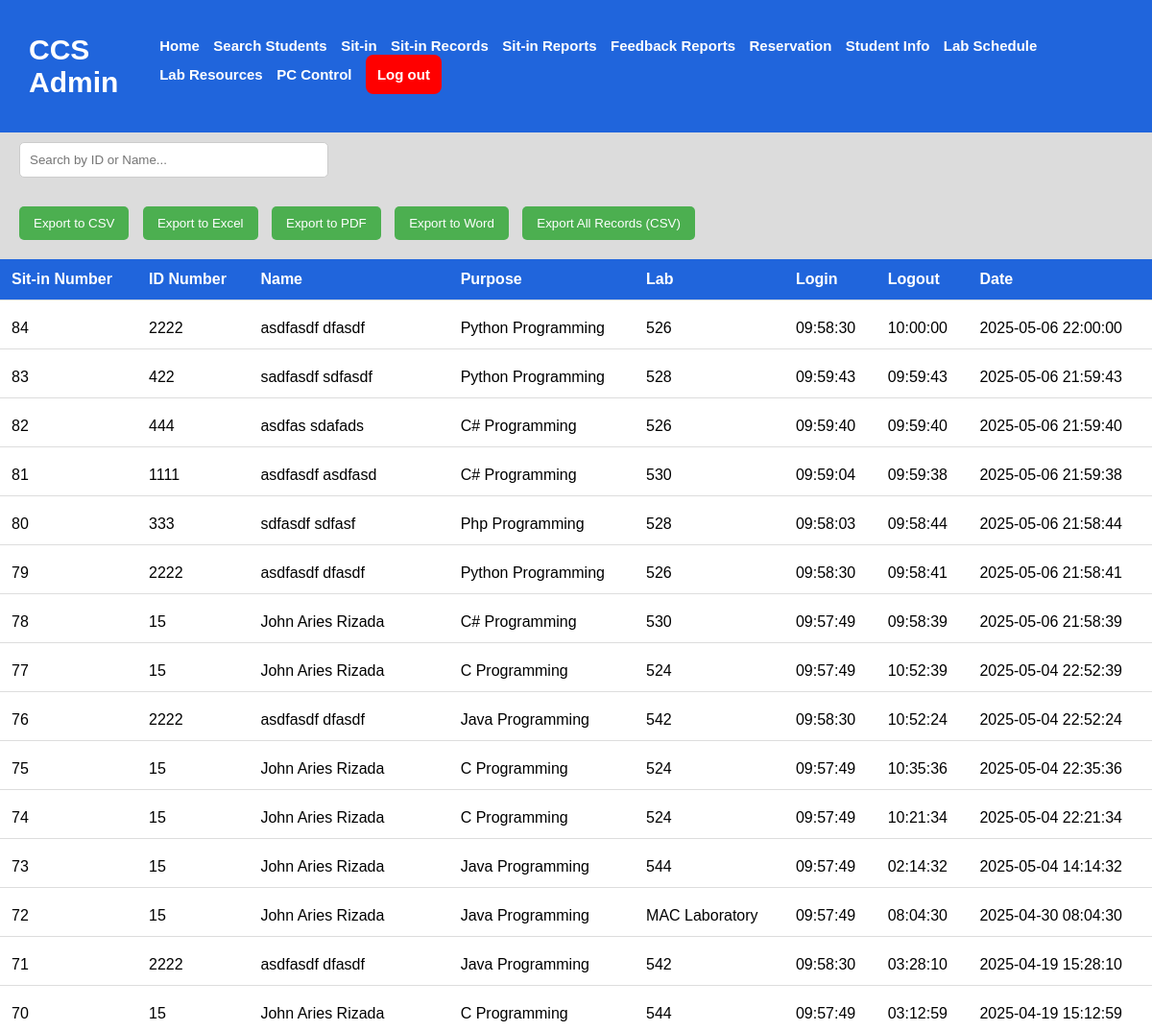
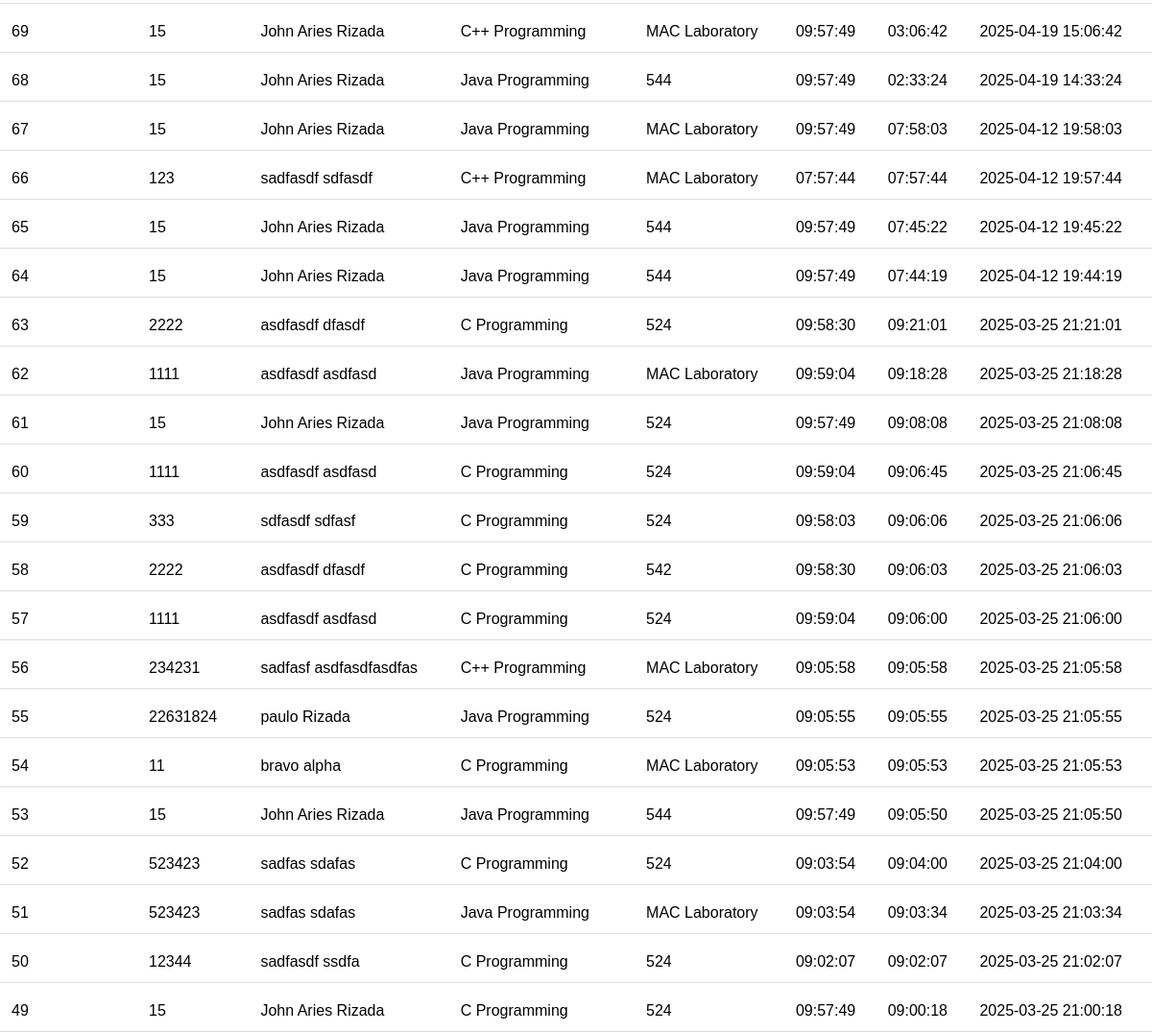
Page /view-sit-in-records.php on the earlier database version (2 pictures, top to bottom).
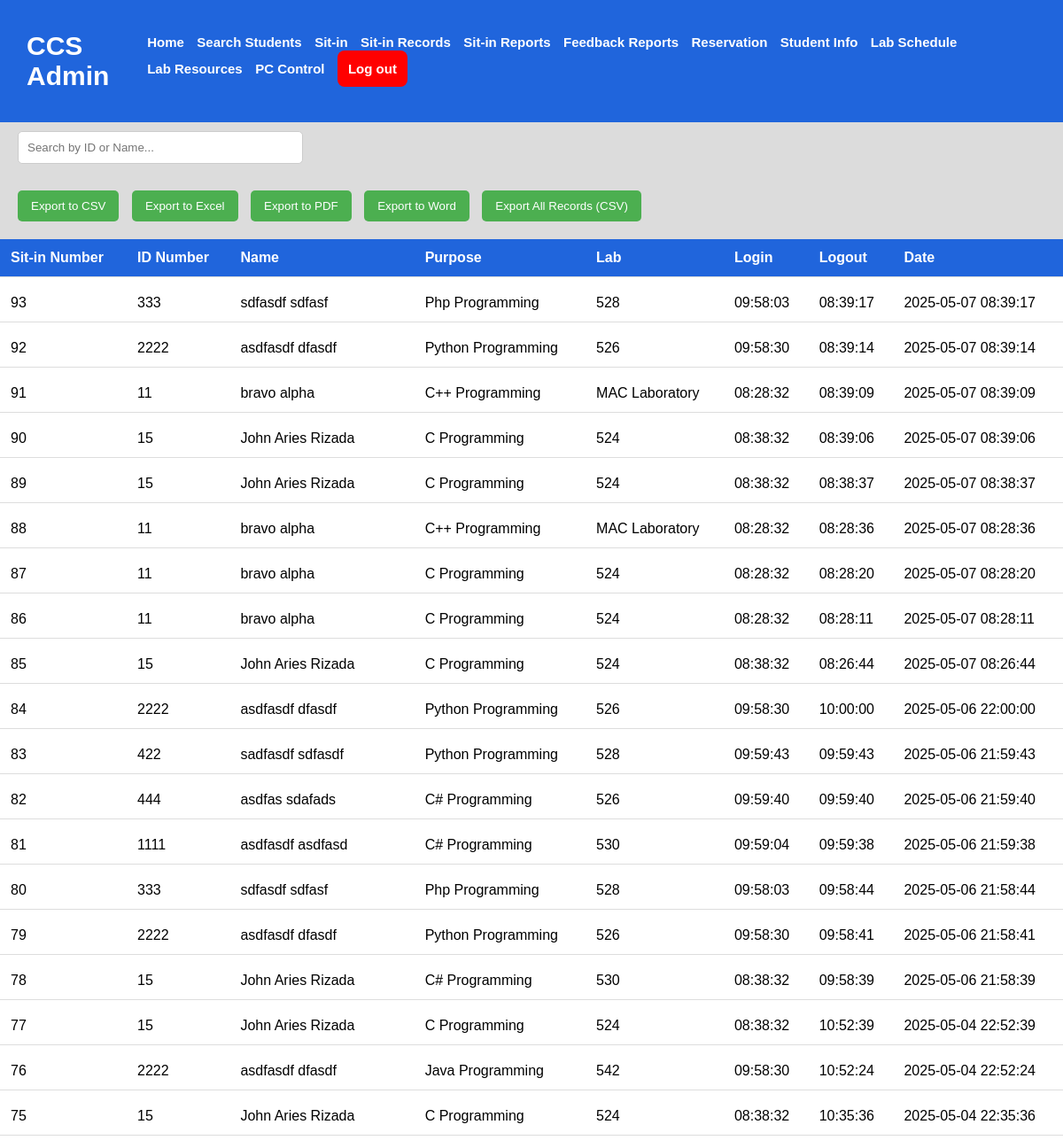
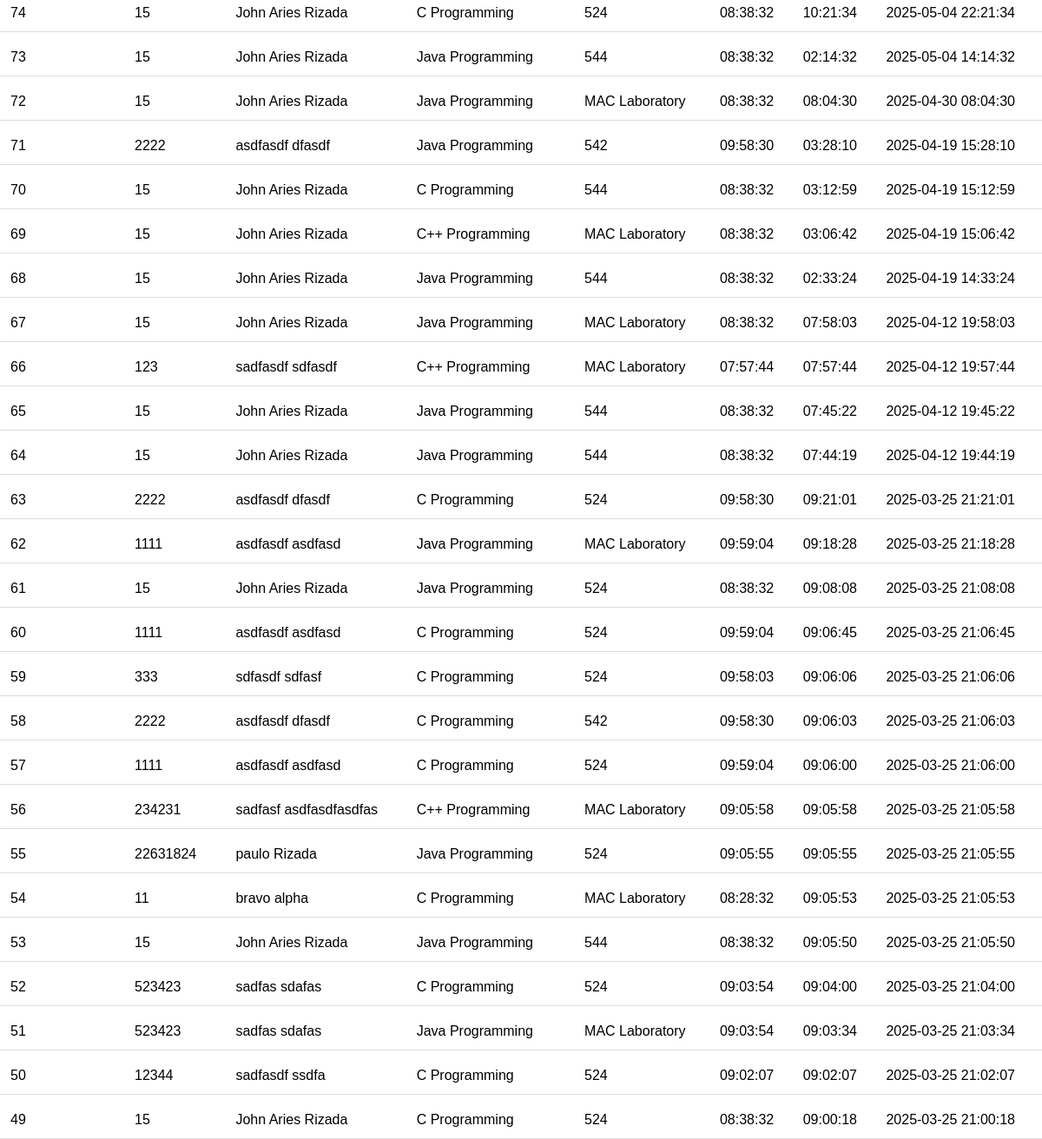
Same page on the later database version (2 pictures, top to bottom).
### tables this page shows
CREATE TABLE `sit_in_records` (
  `id` int(11) NOT NULL,
  `student_id` varchar(50) NOT NULL,
  `student_name` varchar(100) NOT NULL,
  `purpose` varchar(100) NOT NULL,
  `lab` varchar(50) NOT NULL,
  `login_time` time NOT NULL,
  `logout_time` time DEFAULT NULL,
  `date_removed` datetime DEFAULT current_timestamp()
);

### view-sit-in-records.php (the view, shortened to what this page needs)
<?php
    include('db.php');
    $query_records = "SELECT * FROM sit_in_records ORDER BY date_removed DESC";
    $result_records = mysqli_query($connection, $query_records);
    mysqli_data_seek($result_records, 0);
?>
<!DOCTYPE html>
<html lang="en">
<head>
    <link rel="stylesheet" href="assets/styles.css?v=<?php echo time(); ?>">
</head>
<body>
<nav>
    <h1>CCS Admin</h1>
    <div class="nav-links-admin" id="nav-links">
        <a href="admindashboard.php">Home</a>
        <a href="#" onclick="searchFunction()" id="search-btn">Search Students</a>
        <a href="current-sit-in.php">Sit-in</a>
        <a href="view-sit-in-records.php">Sit-in Records</a>
        <a href="sit-in-reports.php">Sit-in Reports</a>
        <a href="feedback-reports.php">Feedback Reports</a>
        <a href="view-reservations.php">Reservation</a>
        <a href="student_management.php">Student Info</a>
        <a href="lab_schedule.php">Lab Schedule</a>
        <a href="lab_resources.php">Lab Resources</a>
        <a href="admin_computer_control.php">PC Control</a>
        <a href="admin.php" class="logout-btn" id="logoutbtn">Log out</a>
    </div>
</nav>
<input type="text" id="searchInput" placeholder="Search by ID or Name...">
<div class="export-buttons">
    <button onclick="exportTableToCSV('sit_in_full_records.csv')">Export to CSV</button>
    <button onclick="exportTableToExcel('sit_in_full_records.xls')">Export to Excel</button>
    <button onclick="exportTableToPDF()">Export to PDF</button>
    <button onclick="exportToWord()">Export to Word</button>
    <button onclick="exportAllToCSV('sit_in_full_records.csv')">Export All Records (CSV)</button>
</div>
<table>
    <thead>
        <tr>
            <th>Sit-in Number</th>
            <th>ID Number</th>
            <th>Name</th>
            <th>Purpose</th>
            <th>Lab</th>
            <th>Login</th>
            <th>Logout</th>
            <th>Date</th>
        </tr>
    </thead>
    <tbody>
    <?php
        while ($row = mysqli_fetch_assoc($result_records)) {
            echo "<tr>
                    <td>{$row['id']}</td>
                    <td>{$row['student_id']}</td>
                    <td>{$row['student_name']}</td>
                    <td>{$row['purpose']}</td>
                    <td>{$row['lab']}</td>
                    <td>{$row['login_time']}</td>
                    <td>{$row['logout_time']}</td>
                    <td>{$row['date_removed']}</td>
                </tr>";
        }
    ?>
    </tbody>
</table>
</body>
</html>

Differences in the rows shown:
added sit_in_records: id "93", student "333", student_name "sdfasdf sdfasf", purpose "Php Programming", lab "528", login_time "09:58:03", logout_time "08:39:17", date_removed "2025-05-07 08:39:17"
added sit_in_records: id "92", student "2222", student_name "asdfasdf dfasdf", purpose "Python Programming", lab "526", login_time "09:58:30", logout_time "08:39:14", date_removed "2025-05-07 08:39:14"
added sit_in_records: id "91", student "11", student_name "bravo alpha", purpose "C++ Programming", lab "MAC Laboratory", login_time "08:28:32", logout_time "08:39:09", date_removed "2025-05-07 08:39:09"
added sit_in_records: id "90", student "15", student_name "John Aries Rizada", purpose "C Programming", lab "524", login_time "08:38:32", logout_time "08:39:06", date_removed "2025-05-07 08:39:06"
added sit_in_records: id "89", student "15", student_name "John Aries Rizada", purpose "C Programming", lab "524", login_time "08:38:32", logout_time "08:38:37", date_removed "2025-05-07 08:38:37"
added sit_in_records: id "88", student "11", student_name "bravo alpha", purpose "C++ Programming", lab "MAC Laboratory", login_time "08:28:32", logout_time "08:28:36", date_removed "2025-05-07 08:28:36"
added sit_in_records: id "87", student "11", student_name "bravo alpha", purpose "C Programming", lab "524", login_time "08:28:32", logout_time "08:28:20", date_removed "2025-05-07 08:28:20"
added sit_in_records: id "86", student "11", student_name "bravo alpha", purpose "C Programming", lab "524", login_time "08:28:32", logout_time "08:28:11", date_removed "2025-05-07 08:28:11"
added sit_in_records: id "85", student "15", student_name "John Aries Rizada", purpose "C Programming", lab "524", login_time "08:38:32", logout_time "08:26:44", date_removed "2025-05-07 08:26:44"
changed sit_in_records id 78: login_time "09:57:49" → "08:38:32"
changed sit_in_records id 77: login_time "09:57:49" → "08:38:32"
changed sit_in_records id 75: login_time "09:57:49" → "08:38:32"
changed sit_in_records id 74: login_time "09:57:49" → "08:38:32"
changed sit_in_records id 73: login_time "09:57:49" → "08:38:32"
changed sit_in_records id 72: login_time "09:57:49" → "08:38:32"
changed sit_in_records id 70: login_time "09:57:49" → "08:38:32"
changed sit_in_records id 69: login_time "09:57:49" → "08:38:32"
changed sit_in_records id 68: login_time "09:57:49" → "08:38:32"
changed sit_in_records id 67: login_time "09:57:49" → "08:38:32"
changed sit_in_records id 65: login_time "09:57:49" → "08:38:32"
changed sit_in_records id 64: login_time "09:57:49" → "08:38:32"
changed sit_in_records id 61: login_time "09:57:49" → "08:38:32"
changed sit_in_records id 54: login_time "09:05:53" → "08:28:32"
changed sit_in_records id 53: login_time "09:57:49" → "08:38:32"
changed sit_in_records id 49: login_time "09:57:49" → "08:38:32"
